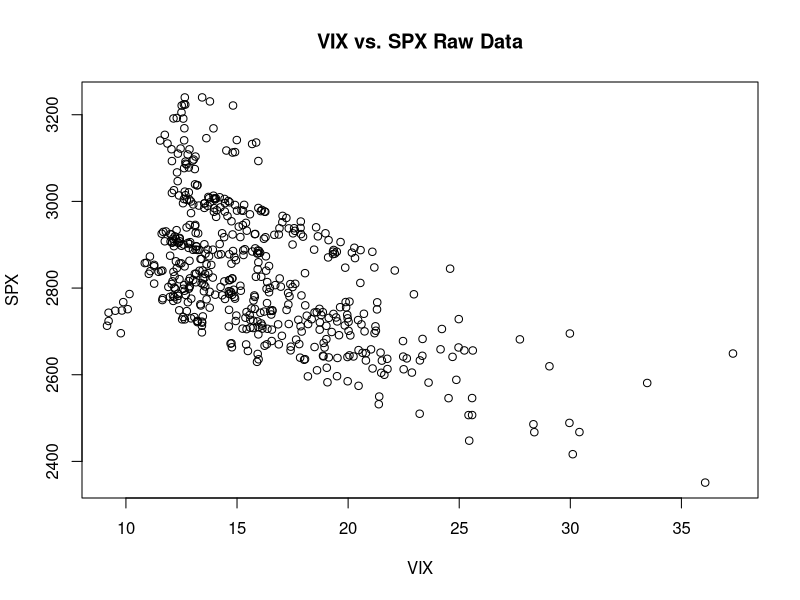
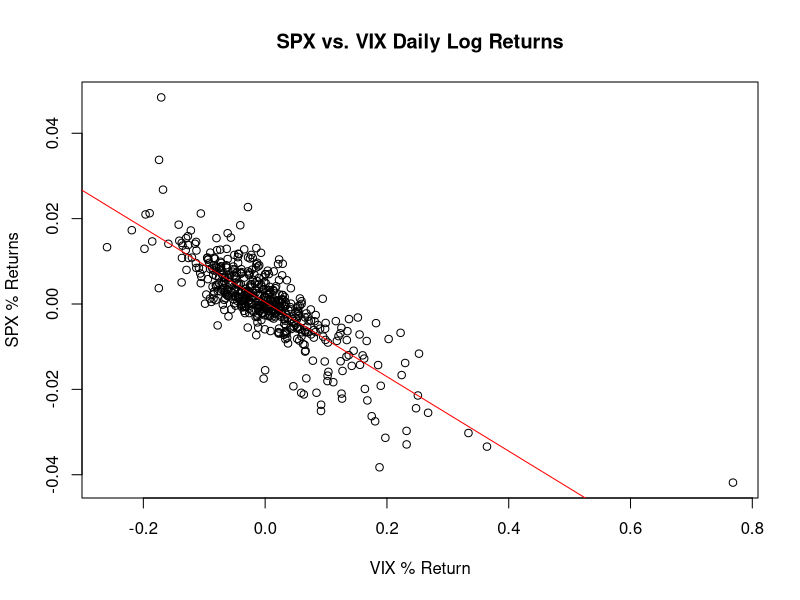
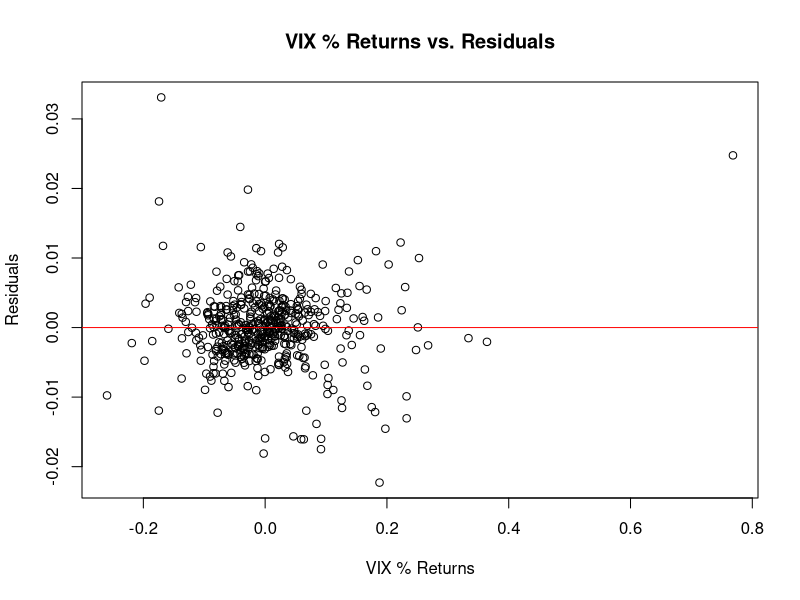

Source code (R) for these figures, in order:
getwd()
leverage = read.csv(file = "leverage.csv")

plot(
  leverage$SPX ~ leverage$VIX,
  xlab = "VIX",
  ylab = "SPX",
  main = "VIX vs. SPX Raw Data",
  pch = 1,
)

# TODO: Do we need to annualize the returns?
# Calculate the daily return for each column.
returns_spx <- diff(log(leverage$SPX))
returns_vix <- diff(log(leverage$VIX))

# (i) and (ii)
plot(
  returns_vix,
  returns_spx,
  xlab = "VIX % Return",
  ylab = "SPX % Returns",
  main = "SPX vs. VIX Daily Log Returns",
)
model = lm(returns_spx ~ returns_vix)
abline(model, col=c("red"))

# Double-check our Model
plot(
  model$residuals ~ returns_vix,
  ylab = "Residuals",
  xlab = "VIX % Returns",
  main = "VIX % Returns vs. Residuals",
  pch = 1,
)
residuals_model = lm(model$residuals ~ returns_vix)
abline(residuals_model, col=c("red"))
# sum(model$residuals)
# cor(model$residuals, returns_vix)

# Calculate coefficients using standard deviation and correlation
b1 = cor(returns_vix, returns_spx) * (sd(returns_spx)/sd(returns_vix))
b0 = mean(returns_spx) - mean(returns_vix) * b1

# Commands for answering particular questions about the model fit:
#
# sd(returns_spx)
# sd(returns_vix)
# cor(returns_vix, returns_spx)
# model$coefficients["(Intercept)"] == b0
# model$coefficients["returns_vix"] == b1

# (iii)
model_summary = summary(model)
model_anova = anova(model)

ssr = model_anova["returns_vix","Sum Sq"]
sse = model_anova["Residuals", "Sum Sq"]
sst = ssr + sse
# cbind(ssr, sse, sst)
# print(model_summary)
# print(model_anova)

# (iv)
model_correlation = sqrt(model_summary$r.squared)
model_correlation_matches = - model_correlation == cor(returns_vix, returns_spx)
paste("Model r-squared and correlation match:", model_correlation_matches)

# (v)
predict_confidence = 0.90
predict_stdev = 0.025
predict_vix_return = 0.10
predict_y =
    model$coefficients["(Intercept)"] +
    (model$coefficients["returns_vix"] * predict_vix_return)

# Y ~ N(predict_y, predict_vix_return)
# PI = Y +/- stdev
predict_interval = qnorm(predict_confidence, mean = predict_y, sd = predict_stdev)
predict_lower = predict_y - predict_interval
predict_upper = predict_y + predict_interval
cbind(predict_lower, predict_upper)
